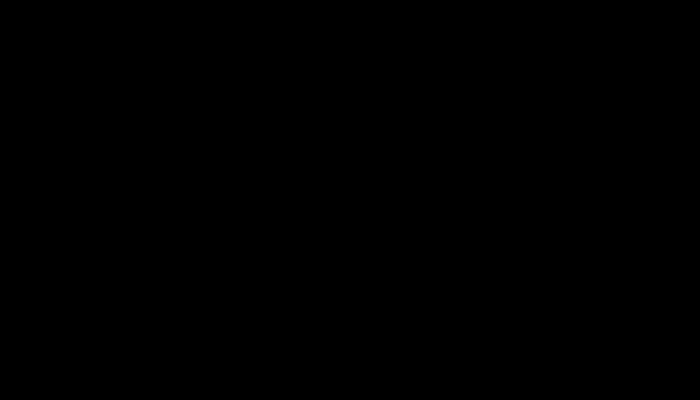
Frame 1 (no input)
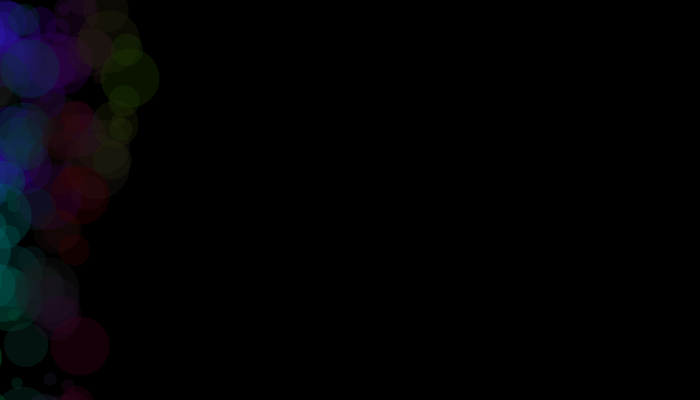
Frame 60 (the mouse pressed at the canvas centre just before this capture)
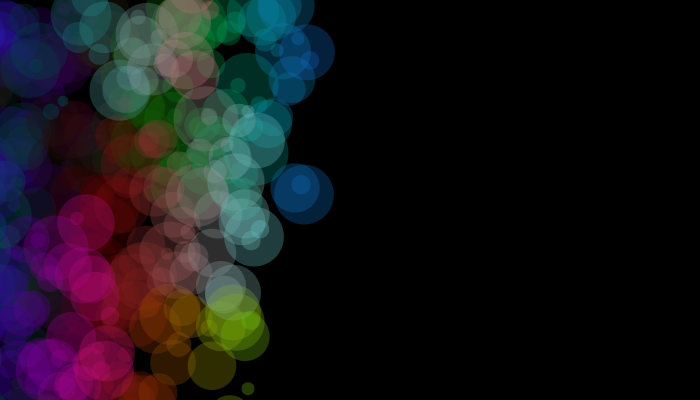
Frame 120 (the mouse held since frame 60 and released just before this capture)

The Processing sketch that drew these frames (run headless with seeded random() and noise(); from frame 60 on, the mouse is pressed at the canvas centre):

// Processing sketch: processing_77050
// ── processing_77050.pde

float angle=0.0;
float noiseval;
float xpos;

void setup() {
  size(700, 400);
  background(0);
  noiseval=0;
  xpos=-50;
}

void draw() {
  xpos+= 3;
  float valorSeno = sin(angle);
  float valorCoseno = cos(angle);
  float r = map(valorSeno, -1, 1, 0, 50);
  float g = map(valorSeno, -1, 1, 150, 0);
  float b = map(valorCoseno, -1, 1, 0, 200);
  float a = random(80,10);
  float d = random(10,70);
  float noiseval = 0;
  angle += 0.05;
  noiseval +=1;
  noStroke();
  fill(b,g,g,a);  
  ellipse(xpos-100, random(-150,120), d, d);
  fill(b,r,g,a); 
  ellipse(xpos-200, random(200,400), d, d);
  fill(g,b,r,a); 
  ellipse(xpos-50, random(300,500), d, d);
  fill(r,g,b,a); 
  ellipse(xpos, random(0,200), d, d);
  fill(g,b,b,a); 
  ellipse(xpos-50, random(100,300), d, d);
  
}
